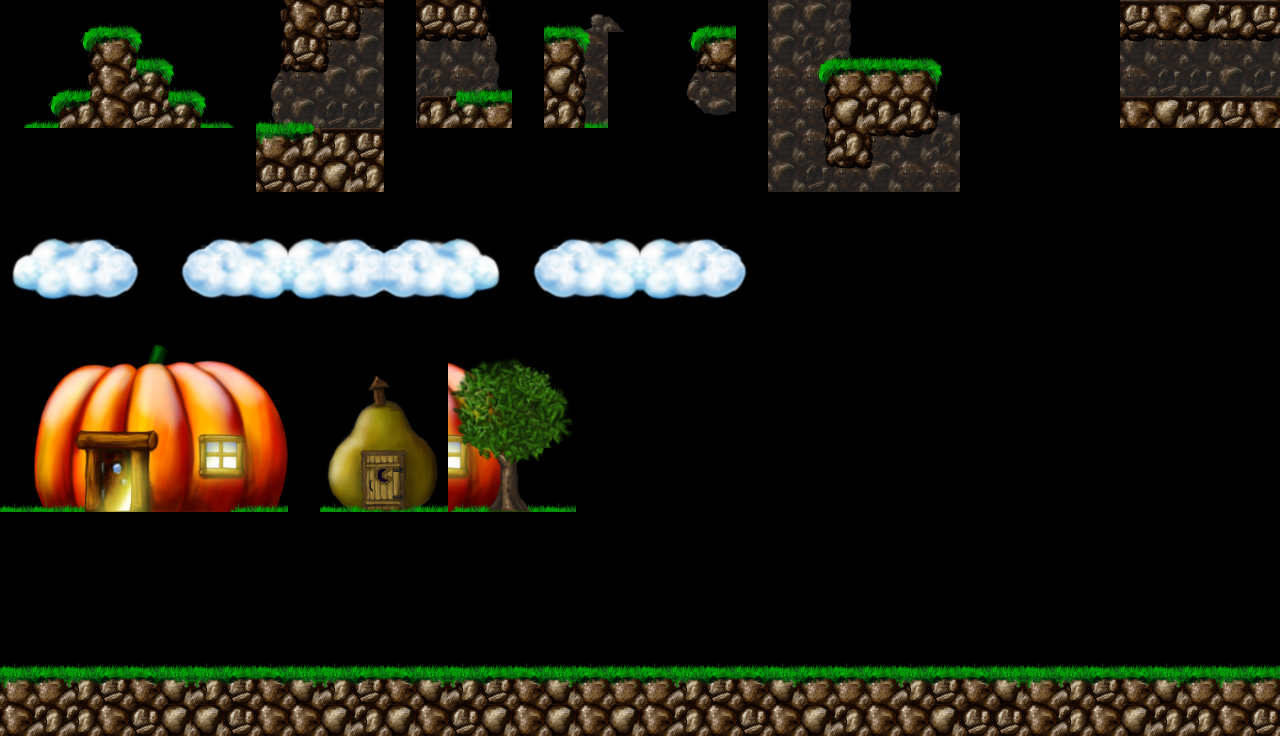

The image is a tile-based game level rendered from a .tmx file. Its description and complete source (layers, tilesets, objects, tile grids) follow:
An orthogonal 40x23 tile map with 32x32 px tiles, 1 tile layer (Tile Layer 1).

<map version="1.2" tiledversion="1.2.0" orientation="orthogonal" renderorder="right-down" width="40" height="23" tilewidth="32" tileheight="32" infinite="0" nextlayerid="2" nextobjectid="1">
 <tileset firstgid="1" source="tilemap.tsx" />
 <layer id="1" name="Tile Layer 1" width="40" height="23">
  <data encoding="csv">
0,0,1558,1559,1561,0,0,0,1686,3491,3556,1746,0,3556,3556,1689,0,1559,1812,1431,0,1558,1560,0,1364,1364,1429,0,0,0,0,0,0,0,0,3488,3489,3490,3487,3488,
0,0,1622,3428,1682,1561,0,0,1750,3556,1746,1681,0,1880,1880,1236,0,3428,1621,2832,0,1622,3428,0,1364,1556,1305,1560,1559,1561,0,0,0,0,0,1880,1879,1880,1879,1880,
0,1558,1619,3491,3363,1682,1561,0,1235,1879,1681,1364,0,1427,1233,1305,0,3492,1685,2896,0,1235,1879,0,1363,1620,3428,3428,3428,1625,0,0,0,0,0,1363,1428,1428,1364,1428,
1558,1683,3364,3491,3556,3363,1682,1561,1304,1234,1428,1428,0,3551,3363,3428,0,3555,1810,2960,0,1494,1492,0,1363,1684,3492,3555,3555,1425,0,0,0,0,0,3489,3490,3487,3488,3489,
0,0,0,0,0,0,0,0,3427,3364,3487,3488,0,0,0,0,0,0,0,0,0,0,0,0,1364,1748,3555,1746,1880,1881,0,0,0,0,0,0,0,0,0,0,
0,0,0,0,0,0,0,0,3556,3556,3492,3555,0,0,0,0,0,0,0,0,0,0,0,0,1364,1878,1879,1681,1363,1363,0,0,0,0,0,0,0,0,0,0,
0,0,0,0,0,0,0,0,0,0,0,0,0,0,0,0,0,0,0,0,0,0,0,0,0,0,0,0,0,0,0,0,0,0,0,0,0,0,0,0,
1269,1270,1271,1272,1273,1900,1901,1902,1903,1270,1271,1272,1901,1902,1903,1904,1900,1901,1902,1903,1270,1271,1272,1273,0,0,0,0,0,0,0,0,0,0,0,0,0,0,0,0,
1333,3342,3343,3344,1337,1964,3345,3346,3347,3342,3343,3344,3345,3346,3347,1968,1964,3345,3346,3347,3342,3343,3344,1337,0,0,0,0,0,0,0,0,0,0,0,0,0,0,0,0,
1397,1398,1399,1400,1401,2028,2029,2030,2031,1398,1399,1400,2029,2030,2031,2032,2028,2029,2030,2031,1398,1399,1400,1401,0,0,0,0,0,0,0,0,0,0,0,0,0,0,0,0,
0,0,0,0,888,889,0,0,0,0,0,0,0,0,0,0,0,0,0,0,0,0,0,0,0,0,0,0,0,0,0,0,0,0,0,0,0,0,0,0,
0,949,950,951,952,953,954,955,956,0,0,912,913,0,959,960,996,997,0,0,0,0,0,0,0,0,0,0,0,0,0,0,0,0,0,0,0,0,0,0,
0,1013,1014,1015,1016,1017,1018,1019,1020,0,0,976,977,0,1023,1024,1060,1061,0,0,0,0,0,0,0,0,0,0,0,0,0,0,0,0,0,0,0,0,0,0,
0,1077,1078,1079,1080,1081,1082,1083,1084,0,1039,1040,1041,1042,1087,1088,1124,1261,0,0,0,0,0,0,0,0,0,0,0,0,0,0,0,0,0,0,0,0,0,0,
0,1141,1142,1143,1144,1145,1146,1147,1148,0,1103,1104,1105,1106,1151,1152,1324,0,0,0,0,0,0,0,0,0,0,0,0,0,0,0,0,0,0,0,0,0,0,0,
1559,1149,1150,1207,1208,1209,1210,1213,1214,0,1167,1168,1169,1170,1215,1216,1450,1559,0,0,0,0,0,0,0,0,0,0,0,0,0,0,0,0,0,0,0,0,0,0,
0,0,0,0,0,0,0,0,0,0,0,0,0,0,0,0,0,0,0,0,0,0,0,0,0,0,0,0,0,0,0,0,0,0,0,0,0,0,0,0,
0,0,0,0,0,0,0,0,0,0,0,0,0,0,0,0,0,0,0,0,0,0,0,0,0,0,0,0,0,0,0,0,0,0,0,0,0,0,0,0,
0,0,0,0,0,0,0,0,0,0,0,0,0,0,0,0,0,0,0,0,0,0,0,0,0,0,0,0,0,0,0,0,0,0,0,0,0,0,0,0,
0,0,0,0,0,0,0,0,0,0,0,0,0,0,0,0,0,0,0,0,0,0,0,0,0,0,0,0,0,0,0,0,0,0,0,0,0,0,0,0,
1559,1560,1559,1560,1559,1560,1559,1560,1559,1560,1559,1560,1559,1560,1559,1560,1559,1560,1559,1560,1559,1560,1559,1560,1559,1560,1559,1560,1559,1560,1559,1560,1559,1560,1559,1560,1559,1560,1559,1560,
3427,3428,3423,3424,3425,3426,3423,3424,3425,3426,3423,3424,3425,3426,3423,3424,3425,3426,3428,3428,3428,3423,3424,3425,3426,3428,3428,3428,3423,3424,3425,3426,3427,3423,3424,3425,3426,3428,3427,3428,
3491,3555,3555,3491,3556,3492,3492,3556,3491,3491,3492,3555,3492,3491,3556,3492,3491,3492,3491,3492,3491,3555,3491,3556,3491,3492,3555,3491,3491,3492,3556,3556,3491,3555,3491,3492,3555,3555,3491,3556
</data>
 </layer>
</map>
